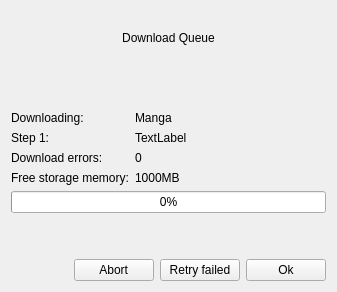
<?xml version="1.0" encoding="UTF-8"?>
<ui version="4.0">
 <class>DownloadStatusDialog</class>
 <widget class="QDialog" name="DownloadStatusDialog">
  <property name="geometry">
   <rect>
    <x>0</x>
    <y>0</y>
    <width>337</width>
    <height>292</height>
   </rect>
  </property>
  <property name="windowTitle">
   <string>Dialog</string>
  </property>
  <layout class="QVBoxLayout" name="verticalLayout">
   <item>
    <widget class="QLabel" name="labelTitle">
     <property name="text">
      <string>Download Queue</string>
     </property>
     <property name="alignment">
      <set>Qt::AlignCenter</set>
     </property>
     <property name="wordWrap">
      <bool>false</bool>
     </property>
    </widget>
   </item>
   <item>
    <spacer name="verticalSpacer">
     <property name="orientation">
      <enum>Qt::Vertical</enum>
     </property>
     <property name="sizeType">
      <enum>QSizePolicy::Fixed</enum>
     </property>
     <property name="sizeHint" stdset="0">
      <size>
       <width>20</width>
       <height>40</height>
      </size>
     </property>
    </spacer>
   </item>
   <item>
    <layout class="QFormLayout" name="formLayout">
     <property name="sizeConstraint">
      <enum>QLayout::SetDefaultConstraint</enum>
     </property>
     <property name="rowWrapPolicy">
      <enum>QFormLayout::DontWrapRows</enum>
     </property>
     <item row="1" column="0">
      <widget class="QLabel" name="labelStep">
       <property name="text">
        <string>Step 1: </string>
       </property>
       <property name="wordWrap">
        <bool>true</bool>
       </property>
      </widget>
     </item>
     <item row="0" column="0">
      <widget class="QLabel" name="label">
       <property name="text">
        <string>Downloading:</string>
       </property>
       <property name="wordWrap">
        <bool>true</bool>
       </property>
      </widget>
     </item>
     <item row="2" column="0">
      <widget class="QLabel" name="label_2">
       <property name="text">
        <string>Download errors:</string>
       </property>
      </widget>
     </item>
     <item row="0" column="1">
      <widget class="QLabel" name="labelMangaTitle">
       <property name="text">
        <string>Manga</string>
       </property>
       <property name="wordWrap">
        <bool>true</bool>
       </property>
      </widget>
     </item>
     <item row="1" column="1">
      <widget class="QLabel" name="labelStatus">
       <property name="text">
        <string>TextLabel</string>
       </property>
       <property name="wordWrap">
        <bool>true</bool>
       </property>
      </widget>
     </item>
     <item row="2" column="1">
      <widget class="QLabel" name="labelDownloadErrors">
       <property name="text">
        <string>0</string>
       </property>
      </widget>
     </item>
     <item row="3" column="0">
      <widget class="QLabel" name="label_3">
       <property name="text">
        <string>Free storage memory:</string>
       </property>
      </widget>
     </item>
     <item row="3" column="1">
      <widget class="QLabel" name="labelFreeMemory">
       <property name="text">
        <string>1000MB</string>
       </property>
      </widget>
     </item>
    </layout>
   </item>
   <item>
    <widget class="QProgressBar" name="progressBar">
     <property name="value">
      <number>0</number>
     </property>
     <property name="textVisible">
      <bool>true</bool>
     </property>
     <property name="orientation">
      <enum>Qt::Horizontal</enum>
     </property>
    </widget>
   </item>
   <item>
    <spacer name="verticalSpacer_2">
     <property name="orientation">
      <enum>Qt::Vertical</enum>
     </property>
     <property name="sizeType">
      <enum>QSizePolicy::Fixed</enum>
     </property>
     <property name="sizeHint" stdset="0">
      <size>
       <width>20</width>
       <height>40</height>
      </size>
     </property>
    </spacer>
   </item>
   <item>
    <layout class="QHBoxLayout" name="horizontalLayout">
     <item>
      <spacer name="horizontalSpacer">
       <property name="orientation">
        <enum>Qt::Horizontal</enum>
       </property>
       <property name="sizeHint" stdset="0">
        <size>
         <width>40</width>
         <height>20</height>
        </size>
       </property>
      </spacer>
     </item>
     <item>
      <widget class="QPushButton" name="pushButtonCancel">
       <property name="focusPolicy">
        <enum>Qt::NoFocus</enum>
       </property>
       <property name="text">
        <string> Abort </string>
       </property>
      </widget>
     </item>
     <item>
      <widget class="QPushButton" name="pushButtonRetry">
       <property name="focusPolicy">
        <enum>Qt::NoFocus</enum>
       </property>
       <property name="text">
        <string> Retry failed </string>
       </property>
      </widget>
     </item>
     <item>
      <widget class="QPushButton" name="pushButtonOk">
       <property name="focusPolicy">
        <enum>Qt::NoFocus</enum>
       </property>
       <property name="text">
        <string> Ok </string>
       </property>
      </widget>
     </item>
    </layout>
   </item>
  </layout>
 </widget>
 <resources/>
 <connections/>
</ui>
